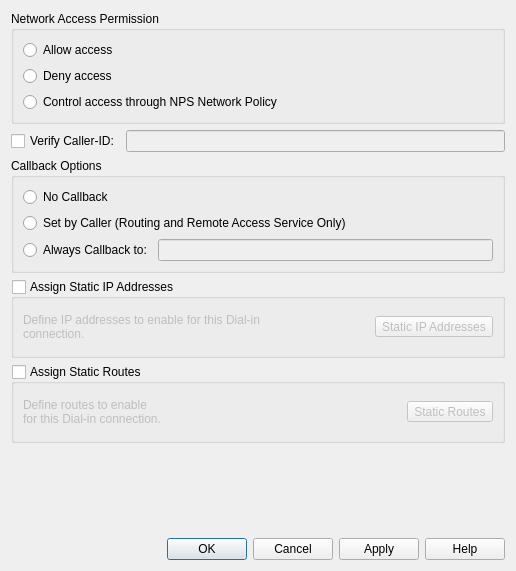
<?xml version="1.0" encoding="UTF-8"?>
<ui version="4.0">
 <class>Form</class>
 <widget class="QWidget" name="Form">
  <property name="geometry">
   <rect>
    <x>0</x>
    <y>0</y>
    <width>516</width>
    <height>571</height>
   </rect>
  </property>
  <property name="windowTitle">
   <string>Form</string>
  </property>
  <layout class="QGridLayout" name="gridLayout_5">
   <item row="1" column="0">
    <widget class="QCheckBox" name="verifyCallerIDCheckBox">
     <property name="text">
      <string>Verify Caller-ID:</string>
     </property>
    </widget>
   </item>
   <item row="3" column="0" colspan="2">
    <widget class="QGroupBox" name="staticIPGroupBox">
     <property name="enabled">
      <bool>true</bool>
     </property>
     <property name="title">
      <string>Assign Static IP Addresses</string>
     </property>
     <property name="checkable">
      <bool>true</bool>
     </property>
     <property name="checked">
      <bool>false</bool>
     </property>
     <layout class="QGridLayout" name="gridLayout_2">
      <item row="0" column="1">
       <spacer name="horizontalSpacer">
        <property name="orientation">
         <enum>Qt::Horizontal</enum>
        </property>
        <property name="sizeHint" stdset="0">
         <size>
          <width>20</width>
          <height>38</height>
         </size>
        </property>
       </spacer>
      </item>
      <item row="0" column="0">
       <widget class="QLabel" name="defineIPLabel">
        <property name="text">
         <string>Define IP addresses to enable for this Dial-in connection.</string>
        </property>
        <property name="wordWrap">
         <bool>true</bool>
        </property>
       </widget>
      </item>
      <item row="0" column="2">
       <widget class="QToolButton" name="staticIPToolButton">
        <property name="text">
         <string>Static IP Addresses</string>
        </property>
       </widget>
      </item>
     </layout>
    </widget>
   </item>
   <item row="5" column="0" colspan="2">
    <spacer name="verticalSpacer_3">
     <property name="orientation">
      <enum>Qt::Vertical</enum>
     </property>
     <property name="sizeHint" stdset="0">
      <size>
       <width>448</width>
       <height>42</height>
      </size>
     </property>
    </spacer>
   </item>
   <item row="2" column="0" colspan="2">
    <widget class="QGroupBox" name="callbackOptionsGroupBox">
     <property name="title">
      <string>Callback Options</string>
     </property>
     <layout class="QGridLayout" name="gridLayout">
      <item row="0" column="0">
       <widget class="QRadioButton" name="noCallbackRadioButton">
        <property name="text">
         <string>No Callback</string>
        </property>
       </widget>
      </item>
      <item row="1" column="0" colspan="2">
       <widget class="QRadioButton" name="setByCallerRadioButton">
        <property name="text">
         <string>Set by Caller (Routing and Remote Access Service Only)</string>
        </property>
       </widget>
      </item>
      <item row="2" column="0">
       <widget class="QRadioButton" name="alwaysCallbackToRadioButton">
        <property name="text">
         <string>Always Callback to:</string>
        </property>
       </widget>
      </item>
      <item row="2" column="1">
       <widget class="QLineEdit" name="allwaysCallbackToLineEdit">
        <property name="enabled">
         <bool>false</bool>
        </property>
       </widget>
      </item>
     </layout>
    </widget>
   </item>
   <item row="6" column="0" colspan="2">
    <widget class="QDialogButtonBox" name="dialogButtonBox">
     <property name="standardButtons">
      <set>QDialogButtonBox::Apply|QDialogButtonBox::Cancel|QDialogButtonBox::Help|QDialogButtonBox::Ok</set>
     </property>
    </widget>
   </item>
   <item row="1" column="1">
    <widget class="QLineEdit" name="verifyCallerIDLineEdit">
     <property name="enabled">
      <bool>false</bool>
     </property>
     <property name="frame">
      <bool>true</bool>
     </property>
     <property name="dragEnabled">
      <bool>false</bool>
     </property>
     <property name="readOnly">
      <bool>false</bool>
     </property>
     <property name="clearButtonEnabled">
      <bool>false</bool>
     </property>
    </widget>
   </item>
   <item row="0" column="0" colspan="2">
    <widget class="QGroupBox" name="networkAccessGroupBox">
     <property name="title">
      <string>Network Access Permission</string>
     </property>
     <layout class="QFormLayout" name="formLayout">
      <item row="0" column="0">
       <widget class="QRadioButton" name="accessAllowRadioButton">
        <property name="text">
         <string>Allow access</string>
        </property>
       </widget>
      </item>
      <item row="1" column="0">
       <widget class="QRadioButton" name="accessDenyRadioButton">
        <property name="text">
         <string>Deny access</string>
        </property>
       </widget>
      </item>
      <item row="2" column="0">
       <widget class="QRadioButton" name="accessControlRadioButton">
        <property name="text">
         <string>Control access through NPS Network Policy</string>
        </property>
       </widget>
      </item>
     </layout>
    </widget>
   </item>
   <item row="4" column="0" colspan="2">
    <widget class="QGroupBox" name="staticRoutesGroupBox">
     <property name="title">
      <string>Assign Static Routes</string>
     </property>
     <property name="checkable">
      <bool>true</bool>
     </property>
     <property name="checked">
      <bool>false</bool>
     </property>
     <layout class="QGridLayout" name="gridLayout_3">
      <item row="0" column="1">
       <spacer name="horizontalSpacer_2">
        <property name="orientation">
         <enum>Qt::Horizontal</enum>
        </property>
        <property name="sizeHint" stdset="0">
         <size>
          <width>180</width>
          <height>38</height>
         </size>
        </property>
       </spacer>
      </item>
      <item row="0" column="0">
       <widget class="QLabel" name="defineRoutesLabel">
        <property name="text">
         <string>Define routes to enable for this Dial-in connection.</string>
        </property>
        <property name="wordWrap">
         <bool>true</bool>
        </property>
       </widget>
      </item>
      <item row="0" column="2">
       <widget class="QToolButton" name="staticRoutesToolButton">
        <property name="text">
         <string>Static Routes</string>
        </property>
       </widget>
      </item>
     </layout>
    </widget>
   </item>
  </layout>
 </widget>
 <resources/>
 <connections>
  <connection>
   <sender>verifyCallerIDCheckBox</sender>
   <signal>toggled(bool)</signal>
   <receiver>verifyCallerIDLineEdit</receiver>
   <slot>setEnabled(bool)</slot>
   <hints>
    <hint type="sourcelabel">
     <x>74</x>
     <y>161</y>
    </hint>
    <hint type="destinationlabel">
     <x>326</x>
     <y>161</y>
    </hint>
   </hints>
  </connection>
  <connection>
   <sender>alwaysCallbackToRadioButton</sender>
   <signal>toggled(bool)</signal>
   <receiver>allwaysCallbackToLineEdit</receiver>
   <slot>setEnabled(bool)</slot>
   <hints>
    <hint type="sourcelabel">
     <x>97</x>
     <y>290</y>
    </hint>
    <hint type="destinationlabel">
     <x>337</x>
     <y>290</y>
    </hint>
   </hints>
  </connection>
 </connections>
</ui>
